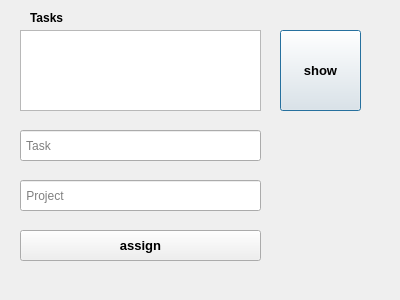
<?xml version="1.0" encoding="UTF-8"?>
<ui version="4.0">
 <class>Dialog_assign_task_to_project</class>
 <widget class="QDialog" name="Dialog_assign_task_to_project">
  <property name="geometry">
   <rect>
    <x>0</x>
    <y>0</y>
    <width>400</width>
    <height>300</height>
   </rect>
  </property>
  <property name="windowTitle">
   <string>Dialog</string>
  </property>
  <widget class="QListWidget" name="list">
   <property name="geometry">
    <rect>
     <x>20</x>
     <y>30</y>
     <width>241</width>
     <height>81</height>
    </rect>
   </property>
  </widget>
  <widget class="QPushButton" name="show_tasks">
   <property name="geometry">
    <rect>
     <x>280</x>
     <y>30</y>
     <width>81</width>
     <height>81</height>
    </rect>
   </property>
   <property name="font">
    <font>
     <pointsize>10</pointsize>
     <bold>true</bold>
    </font>
   </property>
   <property name="text">
    <string>show</string>
   </property>
  </widget>
  <widget class="QPushButton" name="assign_tasks_to_project">
   <property name="geometry">
    <rect>
     <x>20</x>
     <y>230</y>
     <width>241</width>
     <height>31</height>
    </rect>
   </property>
   <property name="font">
    <font>
     <pointsize>10</pointsize>
     <bold>true</bold>
    </font>
   </property>
   <property name="text">
    <string>assign</string>
   </property>
  </widget>
  <widget class="QLineEdit" name="task_input">
   <property name="geometry">
    <rect>
     <x>20</x>
     <y>130</y>
     <width>241</width>
     <height>31</height>
    </rect>
   </property>
   <property name="placeholderText">
    <string> Task</string>
   </property>
  </widget>
  <widget class="QLineEdit" name="project_input">
   <property name="geometry">
    <rect>
     <x>20</x>
     <y>180</y>
     <width>241</width>
     <height>31</height>
    </rect>
   </property>
   <property name="placeholderText">
    <string> Project</string>
   </property>
  </widget>
  <widget class="QLabel" name="label_2">
   <property name="geometry">
    <rect>
     <x>30</x>
     <y>10</y>
     <width>49</width>
     <height>16</height>
    </rect>
   </property>
   <property name="font">
    <font>
     <bold>true</bold>
    </font>
   </property>
   <property name="text">
    <string>Tasks</string>
   </property>
  </widget>
 </widget>
 <resources/>
 <connections/>
</ui>
